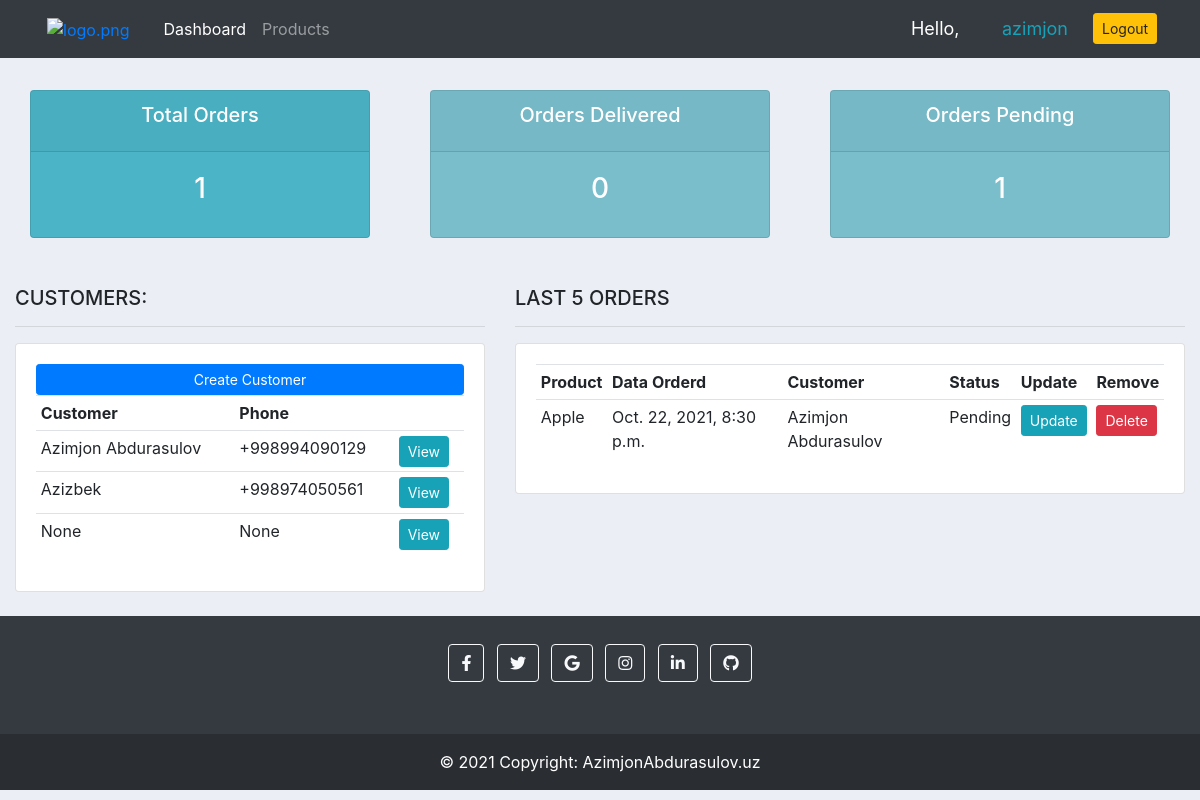
Page / (signed in) on the earlier database version.
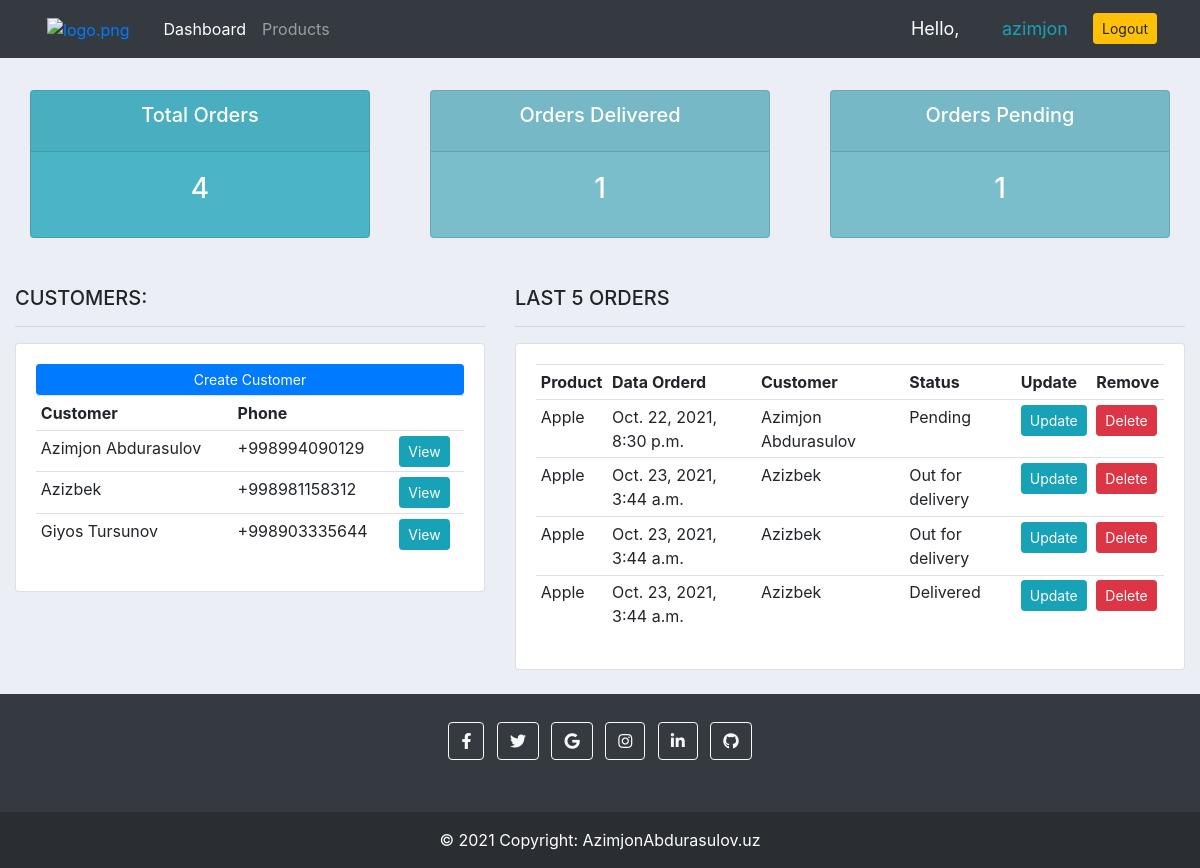
Same page on the later database version.
### accounts/models.py (models this page shows, shortened)
class Customer(models.Model):
    user = models.OneToOneField(User, on_delete=models.CASCADE, null=True, blank=True)
    name = models.CharField(max_length=200, null=True)
    phone = models.CharField(max_length=200, null=True)
    email = models.CharField(max_length=200, null=True)
    profile_pic = models.ImageField(default="profile1.png", upload_to="Profile/", null=True, blank=True)
    date_created = models.DateTimeField(auto_now_add=True)
    def __str__(self):
        return str(self.name)

class Order(models.Model):
    STATUS = (
        ('Pending', 'Pending'),
        ('Out for delivery', 'Out for delivery'),
        ('Delivered', 'Delivered'),
    )
    customer = models.ForeignKey(
        Customer,  null=True, on_delete=models.SET_NULL)
    product = models.ForeignKey(Product,  null=True, on_delete=models.SET_NULL)
    date_created = models.DateTimeField(auto_now_add=True, null=True)
    status = models.CharField(max_length=200, null=True, choices=STATUS)
    note = models.CharField(max_length=200, null=True)

class Product(models.Model):
    CATEGORY = (
        ('Indoor', 'Indoor'),
        ('Out door', 'Out door'),
    )
    name = models.CharField(max_length=200, null=True)
    price = models.FloatField(null=True)
    category = models.CharField(max_length=200, null=True, choices=CATEGORY)
    description = models.CharField(max_length=200, null=True, blank=True)
    date_created = models.DateTimeField(auto_now_add=True, null=True)
    tags = models.ManyToManyField(Tag)
    def __str__(self):
        return str(self.name)

### accounts/decorators.py (the view)
    def wrapper_function(request, *args, **kwargs):
        grup = None
        if request.user.groups.exists():
            grup = request.user.groups.all()[0].name
        if grup == 'customer':
            return redirect('user-page')
        if grup == 'admin':
            return view_func(request, *args, **kwargs)
        else:
            return HttpResponse('You are not authorzed to viw this page')

### accounts/views.py (called while the page is built)
@login_required(login_url='login')
@admin_only
def home(request):
    orders = Order.objects.all()
    customers = Customer.objects.all()
    total_customers = customers.count()
    total_orders = orders.count()
    delivered = orders.filter(status="Delivered").count()
    panding = orders.filter(status="Pending").count()
    contaxt = {
        'orders': orders,
        'customers': customers,
        'total_orders': total_orders,
        'delivered': delivered,
        'panding': panding,
    }
    return render(request, 'accounts/dashboard.html', contaxt)

### accounts/templates/accounts/dashboard.html (shortened to what this page needs)
{% extends 'accounts/main.html' %}
{% block content %}
{% include 'accounts/status.html' %}
<br>
<div class="row mt-2">
    <div class="col-md-5">
        <h5>CUSTOMERS:</h5>
        <hr>
        <div class="card card-body">
            <a href="" class="btn btn-primary btn-sm btn-block">Create Customer</a>
            <table class="table table-sm">
                <tr>
                    <th>Customer</th>
                    <th>Phone</th>
                    <th></th>
                </tr>
                {% for customer in customers %}
                <tr>
                    <td>{{ customer.name}}</td>
                    <td>{{ customer.phone}}</td>
                    <td><a class="btn btn-sm btn-info" href="{% url 'customer' customer.id %}">View</a></td>
                </tr>
                {% endfor %}
            </table>
        </div>
    </div>
    <div class="col-md-7">
        <h5>LAST 5 ORDERS</h5>
        <hr>
        <div class="card card-body">
            <table class="table table-sm">
                <tr>
                    <th>Product</th>
                    <th>Data Orderd</th>
                    <th>Customer</th>
                    <th>Status</th>
                    <th>Update</th>
                    <th>Remove</th>
                </tr>
                {% for order in orders %}
                <tr>
                    <td>{{ order.product}}</td>
                    <td>{{ order.date_created}}</td>
                    <td>{{ order.customer }}</td>
                    <td>{{ order.status}}</td>
                    <td><a class="btn btn-sm btn-info" href="{% url 'update_order' order.id %}">Update</a></td>
                    <td><a class="btn btn-sm btn-danger" href="{% url 'delete_order' order.id %}">Delete</a></td>
                </tr>
                {% endfor %}
            </table>
        </div>
    </div>
</div>
{% endblock %}

### accounts/templates/accounts/main.html (shortened to what this page needs)
{% load static %}
<!DOCTYPE html>
<html lang="en">
<head>
    <link rel="stylesheet" href="https://use.fontawesome.com/releases/v5.8.2/css/all.css">
    <link rel="stylesheet" href="https://maxcdn.bootstrapcdn.com/bootstrap/4.0.0/css/bootstrap.min.css"
>
    <link rel="stylesheet" href="{% static '/css/main.css' %}">
</head>
<body>
    {% include 'accounts/navbar.html' %}
    <div class="container-fluid">
        {% block content %}
        {% endblock %}
    </div>
    <br>
    {% include 'accounts/footer.html' %}
</body>
</html>

### accounts/templates/accounts/navbar.html (shortened to what this page needs)
{% load static %}
<nav class="navbar navbar-expand-lg navbar-dark bg-dark">
    <div class="container-fluid">
        <a class="nav-link" href="{% url 'home' %}"><img class="logo" src="{% static '/images/logo.png' %}" id="logo"
                alt="logo.png"></a>
        <div class="collapse navbar-collapse" id="navbarNav">
            <ul class="navbar-nav">
                {% if request.user.is_staff %}
                <li class="nav-item active">
                    <a class="nav-link" href="{% url 'home' %}">Dashboard</a>
                </li>
                <li class="nav-item">
                    <a class="nav-link" href="{% url 'products' %}">Products</a>
                </li>
                {% else %}
                <li class="nav-item">
                    <a class="nav-link" href="{% url 'account' %}">Settings</a>
                </li>
                {% endif %}
            </ul>
        </div>
    </div>
    <span class="hello-msg">Hello,</span>
    <span class="hello-msg"><a class="btn-outline-info" href="">{{ request.user }}</a></span>
    <span class="hello-msg"><a class="btn btn-sm btn-warning" href="{% url 'logout' %}">Logout</a></span>
</nav>

### accounts/templates/accounts/status.html
<br>
<div class="row mt-2">
    <div class="col">
        <div class="col-md">
            <div class="card text-center text-white mb-3" id="total-orders">
                <div class="card-header">
                    <h5 class="card-title">Total Orders</h5>
                </div>
                <div class="card-body">
                    <h3 class="card-title"> {{ total_orders }} </h3>
                </div>
            </div>
        </div>
    </div>
    <div class="col">
        <div class="col-md">
            <div class="card text-center text-white mb-3" id="orders-delivered">
                <div class="card-header">
                    <h5 class="card-title">Orders Delivered</h5>
                </div>
                <div class="card-body">
                    <h3 class="card-title"> {{ delivered }}  </h3>
                </div>
            </div>
        </div>
    </div>
    <div class="col">
        <div class="col-md">
            <div class="card text-center text-white mb-3" id="orders-delivered">
                <div class="card-header">
                    <h5 class="card-title">Orders Pending</h5>
                </div>
                <div class="card-body">
                    <h3 class="card-title"> {{ panding }}  </h3>
                </div>
            </div>
        </div>
    </div>
</div>

### accounts/templates/accounts/footer.html
<footer class="bg-dark text-center text-white">
    <div class="container p-4 pb-0">
        <section class="mb-4">
            <a class="btn btn-outline-light btn-floating m-1" href="#!" role="button"><i
                    class="fab fa-facebook-f"></i></a>
            <a class="btn btn-outline-light btn-floating m-1" href="#!" role="button"><i class="fab fa-twitter"></i></a>
            <a class="btn btn-outline-light btn-floating m-1" href="#!" role="button"><i class="fab fa-google"></i></a>
            <a class="btn btn-outline-light btn-floating m-1" href="#!" role="button"><i
                    class="fab fa-instagram"></i></a>
            <a class="btn btn-outline-light btn-floating m-1" href="#!" role="button"><i
                    class="fab fa-linkedin-in"></i></a>
            <a class="btn btn-outline-light btn-floating m-1" href="#!" role="button"><i class="fab fa-github"></i></a>
        </section>
    </div>
    <div class="text-center p-3" style="background-color: rgba(0, 0, 0, 0.2);">
        © 2021 Copyright:
        <a class="text-white" href="https://instagram.com/azim_29_01">AzimjonAbdurasulov.uz</a>
    </div>
</footer>

### static/css/main.css (style rules this page uses)
body { background-color: #ebeff5; }
#logo { width: 60px; margin-right: 10px; }
#total-orders { background-color: #4cb4c7; }
#orders-delivered { background-color: #7abecc; }

### accounts/templates/accounts/navbar.html (style rules this page uses)
.hello-msg { width: 100px; font-size: 18px; color: #fff; margin-right: 15px; }

Differences in the rows shown:
changed Customer "Azizbek": phone "+998974050561" → "+998981158312"
changed Customer: name "None" → "Giyos Tursunov"; phone "None" → "+998903335644"
added Order: product "Apple", date_created "Oct. 23, 2021, 3:44 a.m.", customer "Azizbek", status "Out for delivery"
added Order: product "Apple", date_created "Oct. 23, 2021, 3:44 a.m.", customer "Azizbek", status "Out for delivery"
added Order: product "Apple", date_created "Oct. 23, 2021, 3:44 a.m.", customer "Azizbek", status "Delivered"
Other differences:
{{ total_orders }}: "1" → "4"
{{ delivered }}: "0" → "1"
